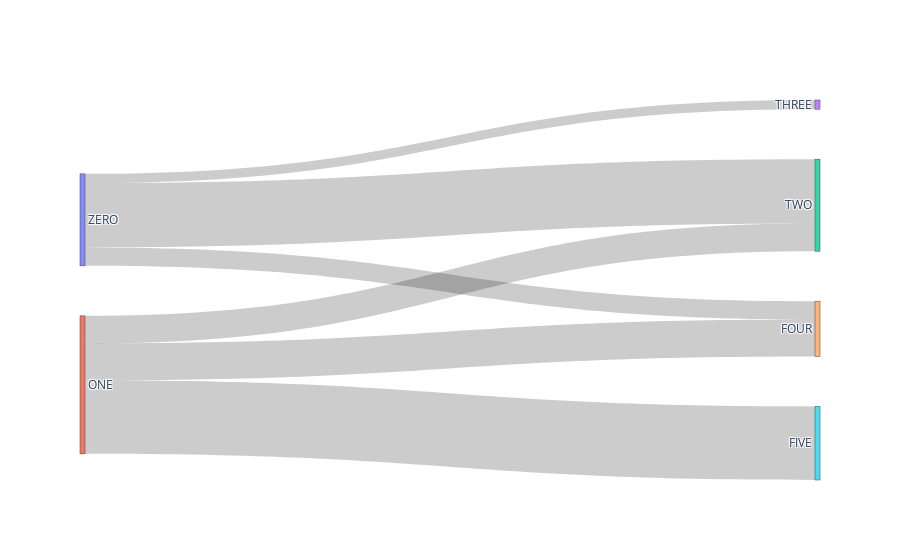

The code cell stored with this chart in its notebook:
### Markdown cell above
## EX1

### Code cell
# data
label = ["ZERO", "ONE", "TWO", "THREE", "FOUR", "FIVE"]
source = [0, 0, 0, 1, 1,1]
target = [2, 3, 4, 5, 4,2]
value = [7, 1, 2, 8, 4,3]
# data to dict, dict to sankey
link = dict(source = source, target = target, value = value)
node = dict(label = label, pad=50, thickness=5)
data = go.Sankey(link = link, node=node)
# plot
fig = go.Figure(data)
fig.show()

### Figure 1 — Plotly figure (JSON) as saved in the notebook; plotly's stock layout.template omitted (floating-point values rounded to 4 significant figures)
{"data": [{"link": {"source": [0, 0, 0, 1, 1, 1], "target": [2, 3, 4, 5, 4, 2], "value": [7, 1, 2, 8, 4, 3]}, "node": {"label": ["ZERO", "ONE", "TWO", "THREE", "FOUR", "FIVE"], "pad": 50, "thickness": 5}, "type": "sankey"}], "layout": {"autosize": true}}
